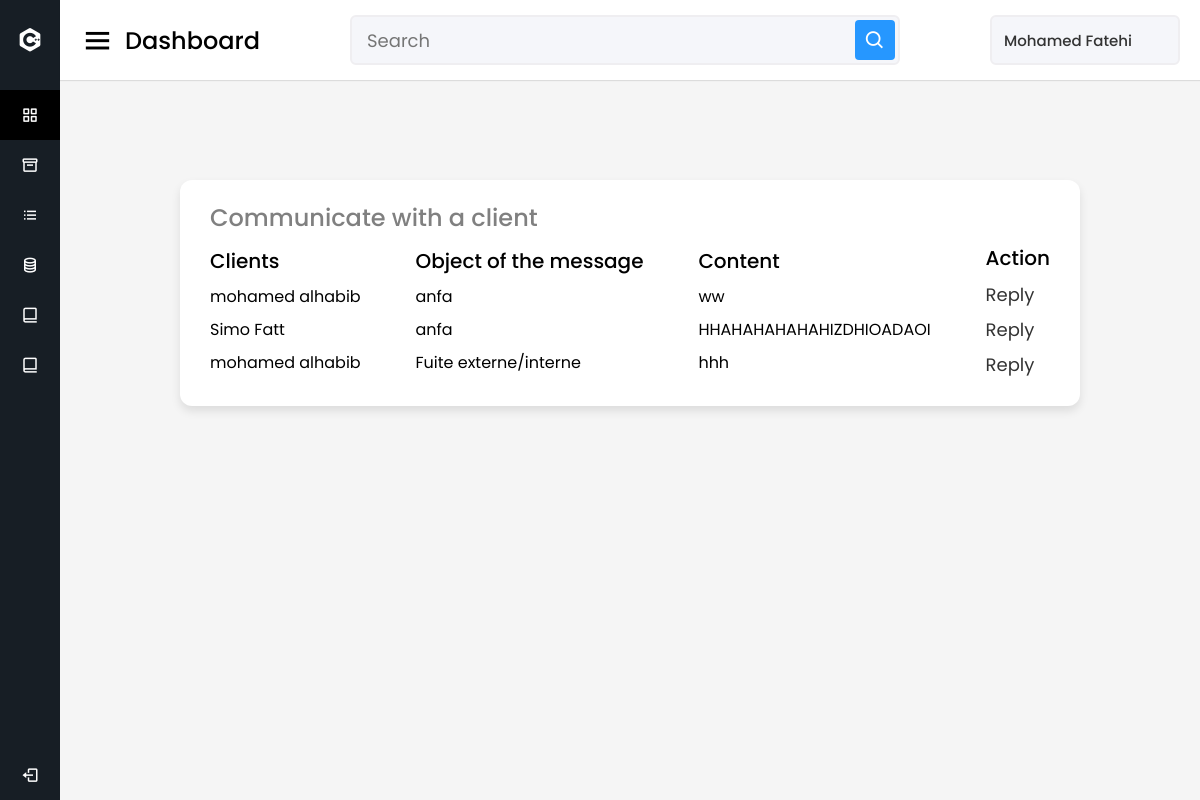
The app's page /admin/SeeReclamations.php (signed in) with its own data.
### tables this page shows
CREATE TABLE `reclamation` (
  `idReclamation` int(11) NOT NULL,
  `idClient` int(11) NOT NULL,
  `sujetReclamation` text NOT NULL,
  `reclamation` text NOT NULL,
  `reponse` text DEFAULT NULL,
  `dateReclamation` date NOT NULL DEFAULT current_timestamp(),
  `etat` text NOT NULL DEFAULT 'non_traitée'
);

CREATE TABLE `clients` (
  `idClient` int(11) NOT NULL,
  `fullName` text NOT NULL,
  `email` text NOT NULL,
  `idZoneGeographique` int(11) NOT NULL,
  `adresse` text NOT NULL,
  `motDePasse` text NOT NULL,
  `secret` text NOT NULL,
  `difference` int(11) DEFAULT NULL
);

### admin/SeeReclamations.php (the view, shortened to what this page needs)
<?php
require("../commun/connexion.php");
?>
<!DOCTYPE html>
<html lang="en" dir="ltr">
<head>
    <link href='https://unpkg.com/boxicons@2.0.7/css/boxicons.min.css' rel='stylesheet'>
    <link rel="stylesheet" href="..\css\SeeReclamations.css" />
    <link href='https://unpkg.com/boxicons@2.0.7/css/boxicons.min.css' rel='stylesheet'>
</head>
<?php require("navBarAdmin.php"); ?>
<section class="home-section">
    <nav>
        <div class="sidebar-button">
            <i class='bx bx-menu sidebarBtn'></i>
            <span class="dashboard">Dashboard</span>
        </div>
        <div class="search-box">
            <input type="text" placeholder="Search">
            <i class='bx bx-search'></i>
        </div>
        <div class="profile-details">
            <a href="ClientSettings.php"> <span class="admin_name">Mohamed Fatehi</span> </a>
        </div>
    </nav>
    <div class="home-content">
        <div class="sales-boxes">
            <div class="recent-sales box">
                <div class="title">Communicate with a client</div>
                <div class="sales-details">
                    <ul class="details">
                        <li class="topic">Clients</li>
                        <?php
                        $requete = $db->prepare('SELECT * FROM  reclamation WHERE etat = "non_traitée"');
                        $requete->execute();
                        while ($result = $requete->fetch()) {
                            $idClient  = $result["idClient"];
                            $requete2 = $db->prepare('SELECT fullName FROM  clients WHERE idClient = ?');
                            $requete2->execute(array($idClient));
                            $result2 = $requete2->fetch();
                            if ($result2) {
                                $fullName = $result2['fullName'];
                            }
                        ?>
                            <li><?php echo $fullName; ?> </li>
                        <?php
                        }
                        ?>
                    </ul>
                    <ul class="details">
                        <li class="topic">Object of the message</li>
                        <?php
                        $requete = $db->prepare('SELECT sujetReclamation FROM  reclamation WHERE etat = "non_traitée"');
                        $requete->execute();
                        while ($result = $requete->fetch()) {
                            $object = $result['sujetReclamation'];
                        ?>
                            <li><?php echo $object; ?></li>
                        <?php }
                        ?>
                    </ul>
                    <ul class="details">
                        <li class="topic">Content</li>
                        <?php
                        $requete = $db->prepare('SELECT reclamation FROM reclamation WHERE etat = "non_traitée"');
                        $requete->execute();
                        while ($result = $requete->fetch()) {
                            $reclamation   = $result['reclamation'];
                        ?>
                            <li><?php echo $reclamation; ?></li>
                        <?php }
                        ?>
                    </ul>
                    <ul class="details">
                        <li class="topic">Action</li>
                        <?php
                        $requete = $db->prepare('SELECT idReclamation FROM reclamation WHERE etat = "non_traitée"');
                        $requete->execute();
                        while ($result = $requete->fetch()) {
                            $idReclamation = $result['idReclamation'];
                            echo '<li><a href="answerReclamation.php?idReclamation=' . $idReclamation . '">Reply</a></li>';
                        }
                        ?>
                    </ul>
                </div>
            </div>
        </div>
    </div>
</section>
</body>
</html>

### css/SeeReclamations.css (style rules this page uses)
* { margin: 0; padding: 0; box-sizing: border-box; font-family: 'Poppins', sans-serif; }
.home-section { position: relative; background: #f5f5f5; min-height: 100vh; width: calc(100% - 240px); left: 240px; transition: all 0.5s ease; }
.home-section nav { display: flex; justify-content: space-between; height: 80px; background: #fff; display: flex; align-items: center; position: fixed; width: calc(100% - 240px); left: 240px; z-index: 100; padding: 0 20px; box-shadow: 0 1px 1px rgba(0, 0, 0, 0.1); transition: all 0.5s ease; }
.home-section nav .sidebar-button { display: flex; align-items: center; font-size: 24px; font-weight: 500; }
nav .sidebar-button i { font-size: 35px; margin-right: 10px; }
.home-section nav .search-box { position: relative; height: 50px; max-width: 550px; width: 100%; margin: 0 20px; }
nav .search-box input { height: 100%; width: 100%; outline: none; background: #F5F6FA; border: 2px solid #EFEEF1; border-radius: 6px; font-size: 18px; padding: 0 15px; }
nav .search-box .bx-search { position: absolute; height: 40px; width: 40px; background: #2697FF; right: 5px; top: 50%; transform: translateY(-50%); border-radius: 4px; line-height: 40px; text-align: center; color: #fff; font-size: 22px; transition: all 0.4 ease; }
.home-section nav .profile-details { display: flex; align-items: center; background: #F5F6FA; border: 2px solid #EFEEF1; border-radius: 6px; height: 50px; min-width: 190px; padding: 0 15px 0 2px; }
.profile-details a { text-decoration: none; }
nav .profile-details .admin_name { font-size: 15px; font-weight: 500; color: #333; margin: 0 10px; white-space: nowrap; }
.home-section .home-content { position: relative; padding-top: 180px; }
.title { color: grey; font-size: 18px; }
.home-content .sales-boxes { display: flex; justify-content: space-between; padding: 0 100px; }
.home-content .sales-boxes .recent-sales { width: 100%; background: #fff; padding: 20px 30px; margin: 0 20px; border-radius: 12px; box-shadow: 0 5px 10px rgba(0, 0, 0, 0.1); }
.home-content .sales-boxes .sales-details { display: flex; align-items: center; justify-content: space-between; }
.sales-boxes .box .title { font-size: 24px; font-weight: 500; }
.sales-boxes .sales-details li.topic { font-size: 20px; font-weight: 500; }
.sales-boxes .sales-details li { list-style: none; margin: 8px 0; }
.sales-boxes .sales-details li a { font-size: 18px; color: #333; font-size: 400; text-decoration: none; }
@media (max-width: 1240px) { .home-section { width: calc(100% - 60px); left: 60px; } }
@media (max-width: 1240px) { .home-section nav { width: calc(100% - 60px); left: 60px; } }

### records on screen
reclamation: idClient.fullName "mohamed alhabib", reclamation "ww"
reclamation: idClient.fullName "Simo Fatt", reclamation "HHAHAHAHAHAHIZDHIOADAOI"
reclamation: idClient.fullName "mohamed alhabib", reclamation "hhh"

### other values on screen
$object "anfa"
$object "Fuite externe/interne"
